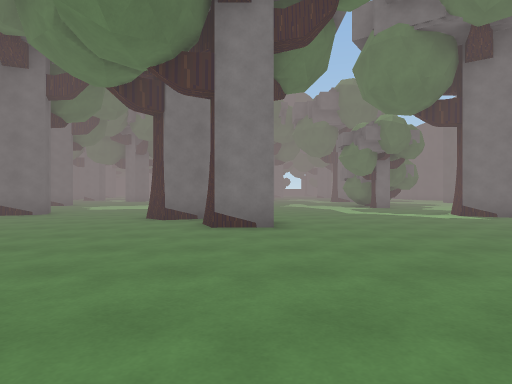
[1] (above)

19 first-person views from a walk through a 3-D level made in the Unity game engine. The camera is 1.2 m above the floor, looks level and sees 75° across. The floor is counted in squares, 2 m on a side. Each view is taken from the middle of a square. On the plan, view 1 faces up. The plan holds only what a view shows up to about 10 squares ahead; the rest is blank. The place goes on beyond the plan. The player character is not drawn. Some surface patterns are stand-ins.

[2]
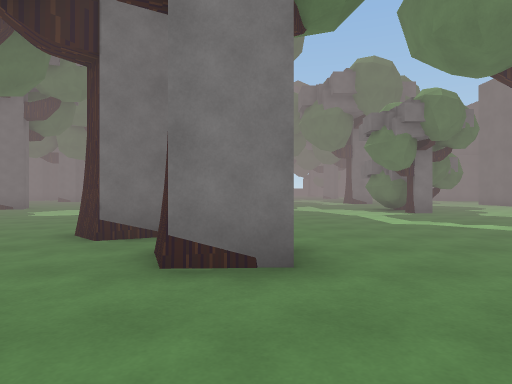

[3]
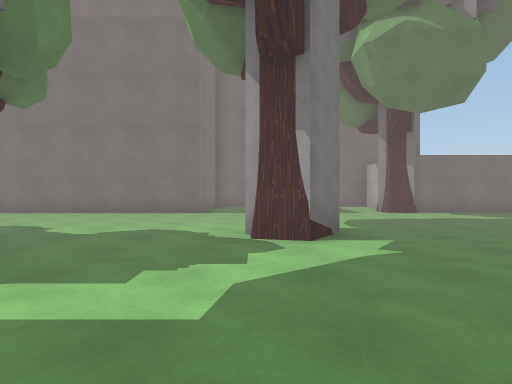

[4]
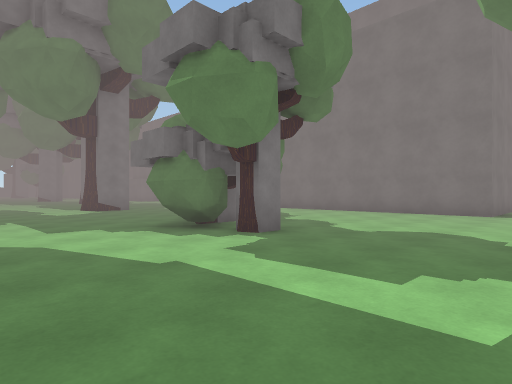

[5]
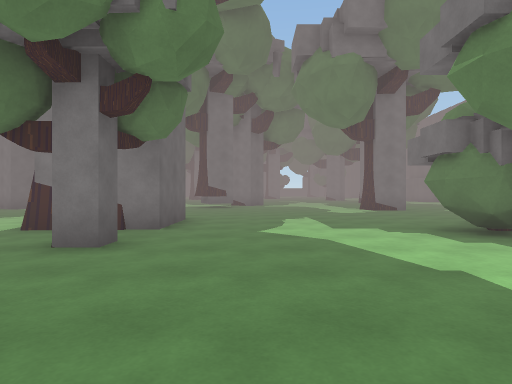

[6]
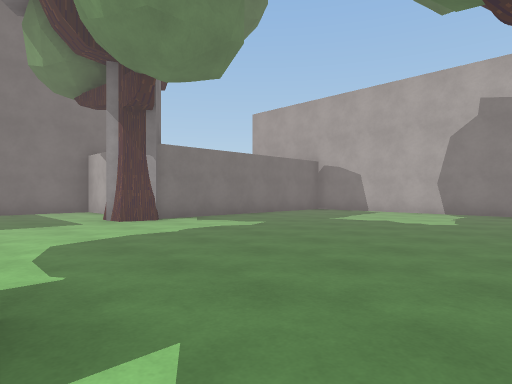

[7]
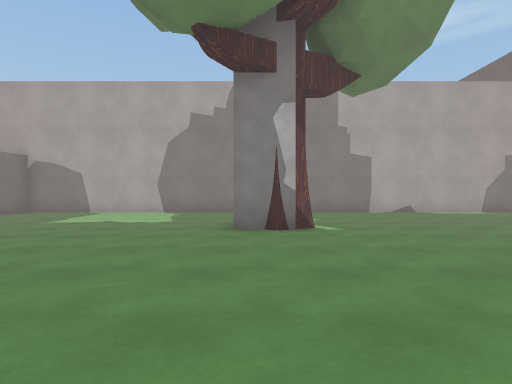

[8]
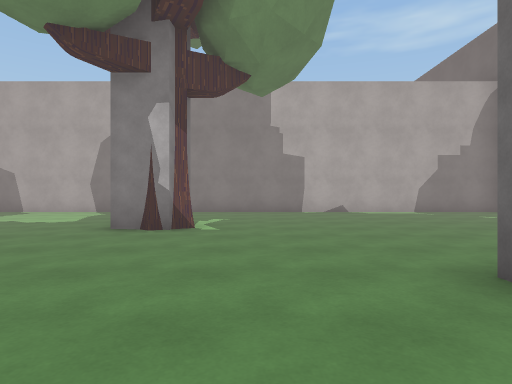

[9]
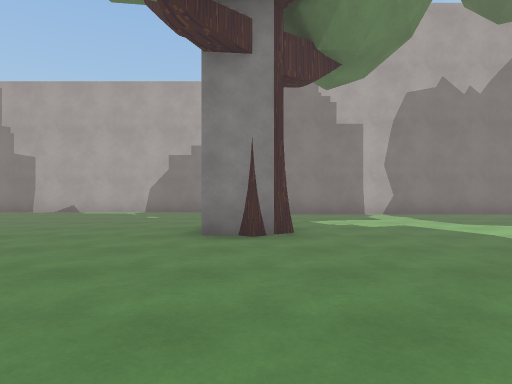

[10]
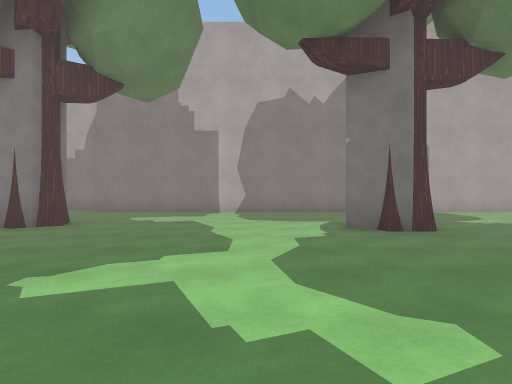

[11]
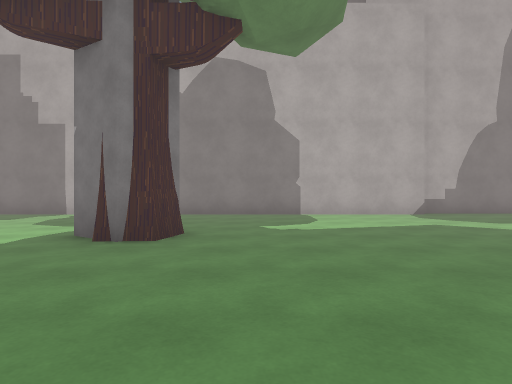

[12]
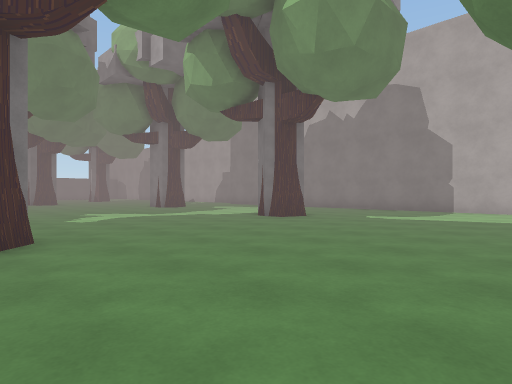

[13]
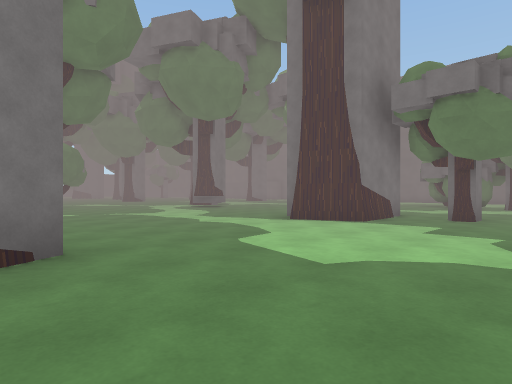

[14]
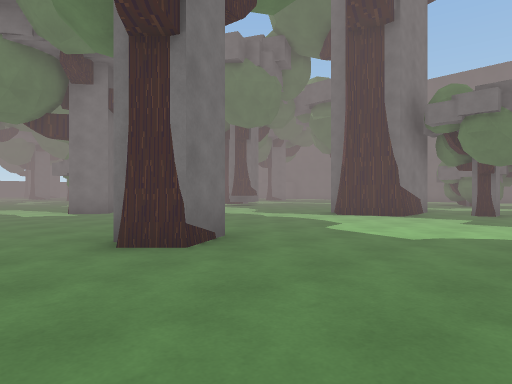

[15]
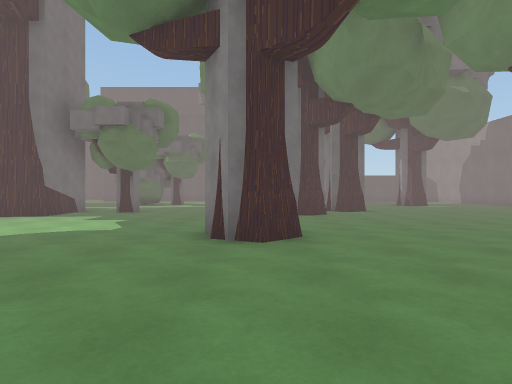

[16]
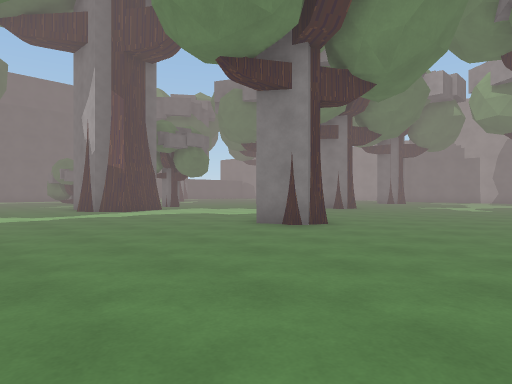

[17]
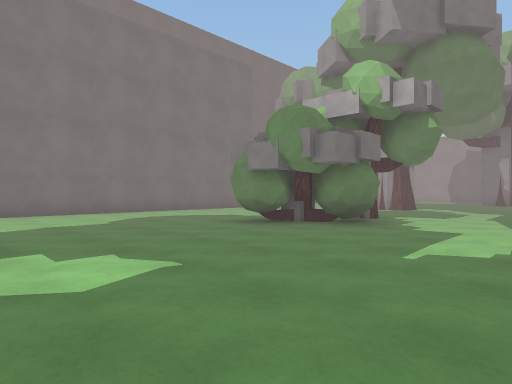

[18]
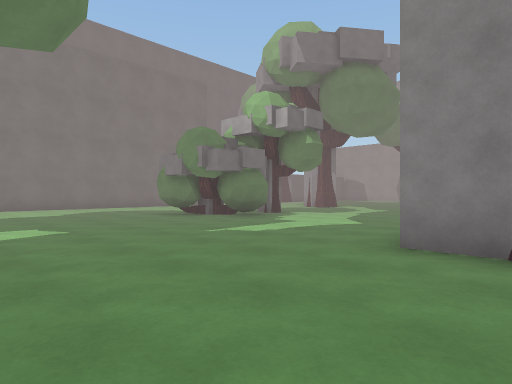

[19]
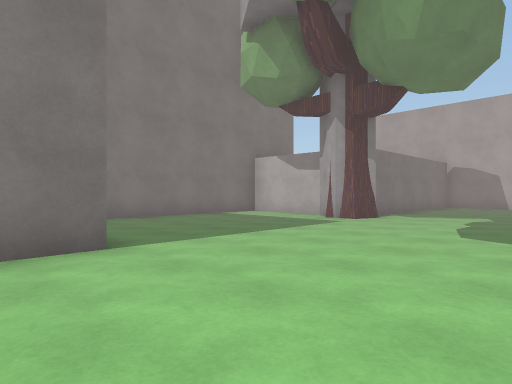

### Floor plan
Points are (right, up) in squares from view 1. A wall is a line through its corners. A room is listed if a view was taken in it or the views show most of it. See-through windows are left out.
Room 1 (views 1, 2, 3, 4, 5, 6, 7, 8, 9, 10, 11, 12, 13, 14, 15, 16, 17, 18, 19)
walls: (-1.6, 16.3) (-0.5, 16.3) (-0.5, 14.3) (-2.6, 14.3); (-5.2, -1.9) (10.8, -1.9) (10.8, 4.4); (12, 4.5) (14.5, 4.5) (14.5, 9.1); (13.4, 10.6) (10.6, 10.6) (10.6, 18.8); (-18.6, -1) (-5.2, -1); (-19.5, -1.3) (-18.6, -1.3)
objects: tree (-19, 7); tree (-13, 10); tree (-12, 3); tree (-9, 15); tree (-6, 3); tree (-6, 9); tree (-3, 15); tree (-2, 8); tree (-1, 13); tree (0, 6); tree (3, 2) to (4, 2); tree (4, 14) to (6, 15); tree (5, 13) to (5, 14); tree (5, 20) to (6, 20); tree (6, 8); tree (11, 5)

Where each view was taken, in squares from view 1:
view 1: 0 up, 0 right, facing up
view 2: 3 up, 0 right, facing up
view 3: 9 up, 1 right, facing right
view 4: 9 up, 1 right, facing up-right
view 5: 9 up, 1 right, facing up
view 6: 8 up, 4 right, facing down-right
view 7: 8 up, 4 right, facing down
view 8: 8 up, 2 right, facing down
view 9: 8 up, 6 left, facing down
view 10: 9 up, 10 left, facing down
view 11: 8 up, 14 left, facing down
view 12: 10 up, 18 left, facing down-right
view 13: 11 up, 9 left, facing up-right
view 14: 11 up, 11 left, facing up-right
view 15: 9 up, 11 left, facing right
view 16: 20 up, 13 left, facing down-right
view 17: 20 up, 1 right, facing down-right
view 18: 20 up, 2 left, facing down-right
view 19: 12 up, 7 right, facing down-right
